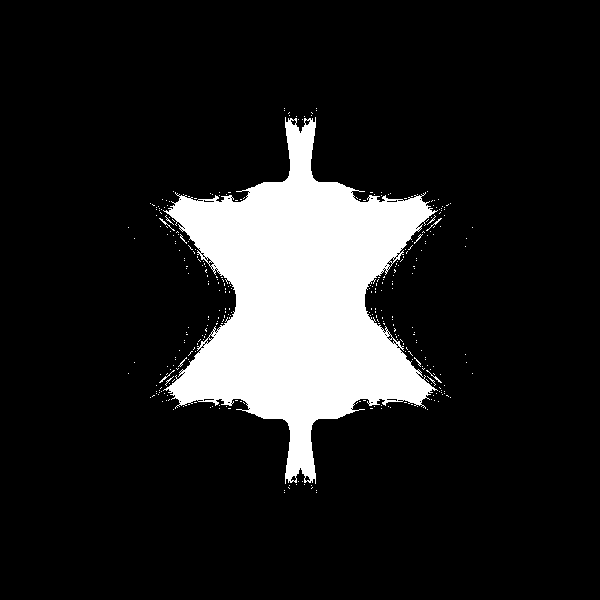
Frame 1 (no input)
Frame 60 (the mouse pressed at the canvas centre just before this capture): identical to frame 1, image omitted
Frame 120 (the mouse held since frame 60 and released just before this capture): identical to frame 1, image omitted

The Processing sketch that drew this single still picture (run headless with seeded random() and noise(); from frame 60 on, the mouse is pressed at the canvas centre):

// Processing sketch: Mandelbrot_Spinoff
// ── Mandelbrot_Spinoff.pde
Complex c;
long prev = 0;

void setup()
{
  size(600, 600);
  background(0);

  loadPixels();
  for(int y = 0; y < height; y++)
  {
    for(int x = 0; x < width; x++)
    {
      float a = map(x, 0, width, -2, 2);
      float b = map(y, 0, height, -2, 2);

      c = new Complex(a, b);

      if(mandelbrot(new Complex(0, 0), 0))
      {
        pixels[x + y * width] = color(255);
      }
    }
  }
  updatePixels();
}

void draw() {}


boolean mandelbrot(Complex z, int n)
{
  Complex result = new Complex();
  z.sqr(z);
  result.add(z);
  result.add(c);
  if(abs(result.a + result.b) > 16)
  {
    return false;
  }

  if(n == 10)
  {
    return true;
  }
  return mandelbrot(result, ++n);
}

// ── Complex.pde
class Complex
{
  float a;
  float b;
  
  Complex()
  {
    a = 0;
    b = 0;
  }
  
  Complex(float real, float imaginary)
  {
    a = real;
    b = imaginary;
  }
  
  void sqr(Complex z)
  {
    //a = z.a * z.a - z.b * z.b;
    //b = 2 * z.a * z.b;
    a = pow(z.a, 3) - 3*z.a*pow(z.b, 2);
    b = 3*pow(z.a,2)*z.b - pow(z.b, 3);
  }
  
  void add(Complex c)
  {
    a += c.a;
    b += c.b;
  }
}
